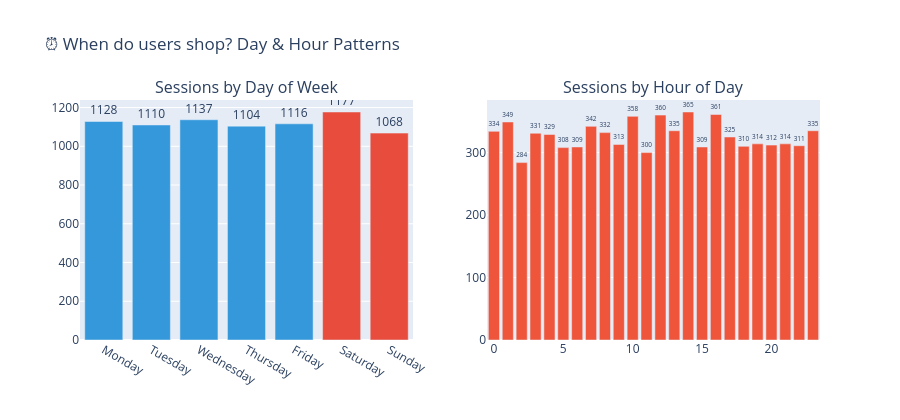

This figure's notebook cell:
### Code cell
# Day of week & hour of day patterns
dow_order = ['Monday','Tuesday','Wednesday','Thursday','Friday','Saturday','Sunday']
dow = df_ts.groupby('day_of_week').agg(sessions=('purchase','count'), purchases=('purchase','sum')).reindex(dow_order).reset_index()
dow['purchase_rate'] = dow['purchases'] / dow['sessions']
hourly = df_ts.groupby('hour').agg(sessions=('purchase','count'), purchases=('purchase','sum')).reset_index()
hourly['purchase_rate'] = hourly['purchases'] / hourly['sessions']

fig = make_subplots(rows=1, cols=2, subplot_titles=['Sessions by Day of Week','Sessions by Hour of Day'])
fig.add_trace(go.Bar(x=dow['day_of_week'], y=dow['sessions'],
                     marker_color=['#e74c3c' if d in ['Saturday','Sunday'] else '#3498db' for d in dow['day_of_week']],
                     text=dow['sessions'], textposition='outside', name='Sessions'), row=1, col=1)
fig.add_trace(go.Bar(x=hourly['hour'], y=hourly['sessions'], marker_color=COLORS[1],
                     text=hourly['sessions'], textposition='outside', name='Hourly'), row=1, col=2)
fig.update_layout(title='⏰ When do users shop? Day & Hour Patterns', height=420, showlegend=False)
fig.show()

### Figure 1 — Plotly figure (JSON) as saved in the notebook; plotly's stock layout.template omitted (floating-point values rounded to 4 significant figures)
{"data": [{"marker": {"color": ["#3498db", "#3498db", "#3498db", "#3498db", "#3498db", "#e74c3c", "#e74c3c"]}, "name": "Sessions", "text": [1128.0, 1110.0, 1137.0, 1104.0, 1116.0, 1177.0, 1068.0], "textposition": "outside", "type": "bar", "x": ["Monday", "Tuesday", "Wednesday", "Thursday", "Friday", "Saturday", "Sunday"], "xaxis": "x", "y": [1128, 1110, 1137, 1104, 1116, 1177, 1068], "yaxis": "y"}, {"marker": {"color": "#EF553B"}, "name": "Hourly", "text": [334.0, 349.0, 284.0, 331.0, 329.0, 308.0, 309.0, 342.0, 332.0, 313.0, 358.0, 300.0, 360.0, 335.0, 365.0, 309.0, 361.0, 325.0, 310.0, 314.0, 312.0, 314.0, 311.0, 335.0], "textposition": "outside", "type": "bar", "x": [0, 1, 2, 3, 4, 5, 6, 7, 8, 9, 10, 11, 12, 13, 14, 15, 16, 17, 18, 19, 20, 21, 22, 23], "xaxis": "x2", "y": [334, 349, 284, 331, 329, 308, 309, 342, 332, 313, 358, 300, 360, 335, 365, 309, 361, 325, 310, 314, 312, 314, 311, 335], "yaxis": "y2"}], "layout": {"annotations": [{"font": {"size": 16}, "showarrow": false, "text": "Sessions by Day of Week", "x": 0.225, "xanchor": "center", "xref": "paper", "y": 1, "yanchor": "bottom", "yref": "paper"}, {"font": {"size": 16}, "showarrow": false, "text": "Sessions by Hour of Day", "x": 0.775, "xanchor": "center", "xref": "paper", "y": 1, "yanchor": "bottom", "yref": "paper"}], "height": 420, "showlegend": false, "title": {"text": "⏰ When do users shop? Day & Hour Patterns"}, "xaxis": {"anchor": "y", "domain": [0, 0.45]}, "xaxis2": {"anchor": "y2", "domain": [0.55, 1]}, "yaxis": {"anchor": "x", "domain": [0, 1]}, "yaxis2": {"anchor": "x2", "domain": [0, 1]}}}
